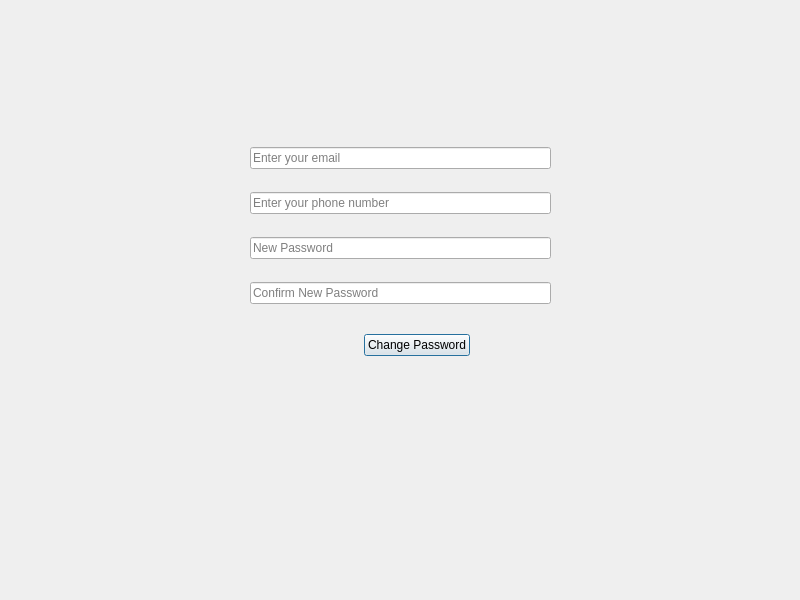
<?xml version="1.0" encoding="UTF-8"?>
<ui version="4.0">
 <class>Forgotpassword</class>
 <widget class="QDialog" name="Forgotpassword">
  <property name="geometry">
   <rect>
    <x>0</x>
    <y>0</y>
    <width>800</width>
    <height>600</height>
   </rect>
  </property>
  <property name="windowTitle">
   <string>Dialog</string>
  </property>
  <widget class="QWidget" name="">
   <property name="geometry">
    <rect>
     <x>330</x>
     <y>330</y>
     <width>140</width>
     <height>31</height>
    </rect>
   </property>
   <layout class="QHBoxLayout" name="horizontalLayout">
    <item>
     <widget class="QLabel" name="labelMessage">
      <property name="text">
       <string/>
      </property>
     </widget>
    </item>
    <item>
     <widget class="QPushButton" name="pushButtonChangepassword">
      <property name="text">
       <string>Change Password</string>
      </property>
     </widget>
    </item>
   </layout>
  </widget>
  <widget class="QWidget" name="">
   <property name="geometry">
    <rect>
     <x>250</x>
     <y>130</y>
     <width>301</width>
     <height>191</height>
    </rect>
   </property>
   <layout class="QVBoxLayout" name="verticalLayout">
    <item>
     <widget class="QLineEdit" name="lineEditEmail">
      <property name="placeholderText">
       <string>Enter your email</string>
      </property>
     </widget>
    </item>
    <item>
     <widget class="QLineEdit" name="lineEditPhone">
      <property name="placeholderText">
       <string>Enter your phone number</string>
      </property>
     </widget>
    </item>
    <item>
     <widget class="QLineEdit" name="lineEditNewpassword">
      <property name="placeholderText">
       <string>New Password</string>
      </property>
     </widget>
    </item>
    <item>
     <widget class="QLineEdit" name="lineEditConfirmpassword">
      <property name="placeholderText">
       <string>Confirm New Password</string>
      </property>
     </widget>
    </item>
   </layout>
  </widget>
 </widget>
 <resources/>
 <connections/>
</ui>
